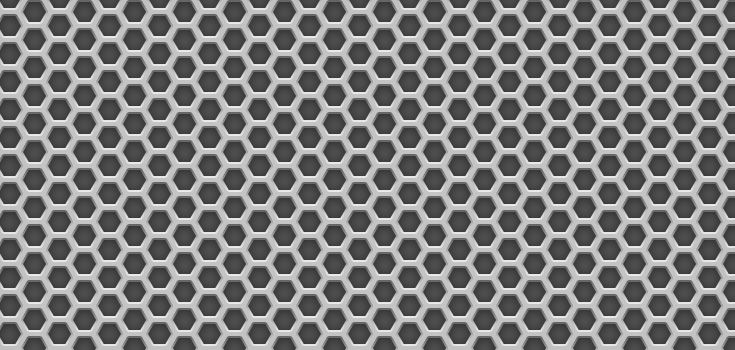
#> input picture computer_vision_1/TP2/images/metalgrid.jpg, 735 x 350 px
$ jupyter execute tp2.ipynb   (shell and % lines are left out)
#> lines starting #> are read from the running program, lines starting #| are printed output that depends on the picture; after the words box and inside, x2 and y2 are one past the last pixel; in counts of white or black regions, pixels touching at a corner belong together
#> further down, img_BGR is the input picture: shape (350, 735, 3); min 38, max 250, mean 125.4
# TP 2
#### Para la imagen suministrada “metal grid”. Implementar un algoritmo que:
1. Calcule los gradientes en la imagen (dirección y módulo).
2. Muestre imágenes de ángulo y módulo.
3. Marque con color las direcciones de gradientes más altos.

[cell 1]

import numpy as np
import cv2 as cv
import matplotlib.pyplot as plt

### Cálculo de Gradientes

[cell 2]
# Función definida para el cálculo de gradientes
# Recibe como entreda una imagen GRAY
# Entrega como magnitud y el angulo del gradiente de la imagen

def img_gradient(img_gray):
    # Suavizado Gaussiano
    blur = cv.GaussianBlur(img_gray,(5,5),0)

    # Gradientes
    # Se aplica Sobel en eje x en 'float32' y luego se lo convierte a de nuevo a 8-bit para evitar overflow
    sobelx_64 = cv.Sobel(blur,cv.CV_32F,1,0,ksize=3)
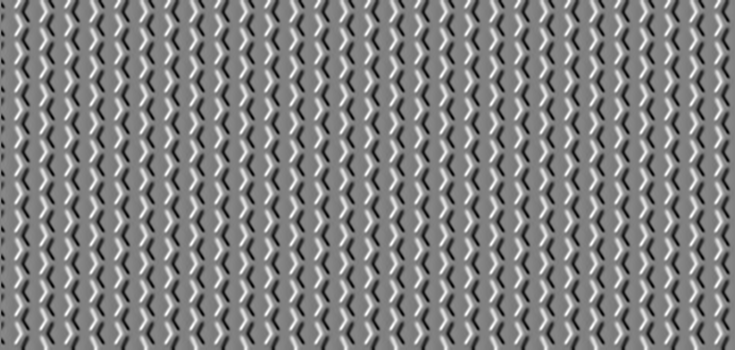
#> sobelx_64: shape (350, 735) float32; min -328, max 320, mean -0.3; drawn with min black and max white
    absx_64 = np.absolute(sobelx_64)
    sobelx_8u1 = absx_64/absx_64.max()*255
    sobelx_8u = np.uint8(sobelx_8u1)

    # Se aplica Sobel en eje y en 'float32' y luego se lo convierte a de nuevo a 8-bit para evitar overflow
    sobely_64 = cv.Sobel(blur,cv.CV_32F,0,1,ksize=3)
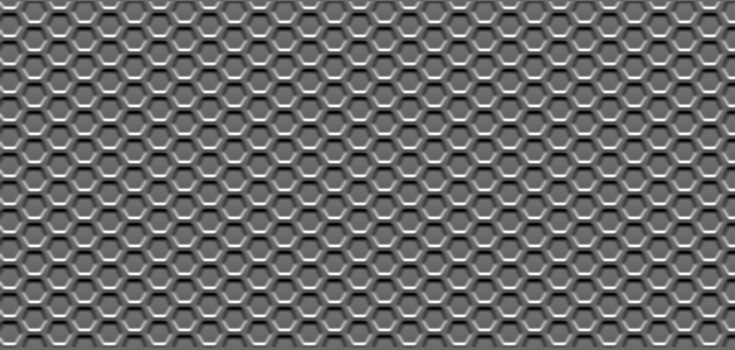
#> sobely_64: shape (350, 735) float32; min -291, max 415, mean 0.5; drawn with min black and max white
    absy_64 = np.absolute(sobely_64)
    sobely_8u1 = absy_64/absy_64.max()*255
    sobely_8u = np.uint8(sobely_8u1)

    # Cálculo de la magnitud de los gradientes y escalado a uint8
    mag = np.hypot(sobelx_8u, sobely_8u)
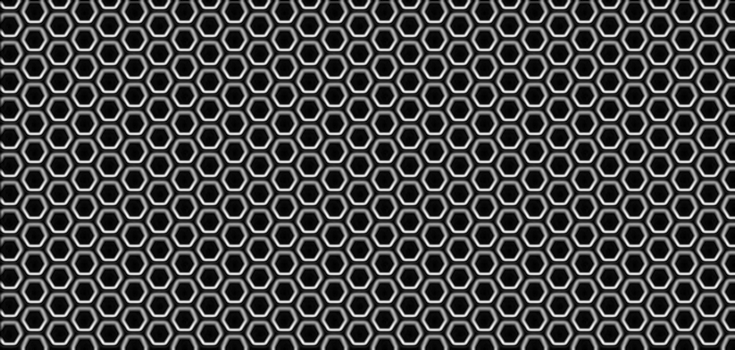
#> mag: shape (350, 735) float16; min 0, max 282.2, mean 78; drawn with min black and max white
    mag = mag/mag.max()*255
    mag = np.uint8(mag)

    # Cálculo de la dirección de los gradientes y pasaje a grados
    theta = np.arctan2(sobely_64, sobelx_64)
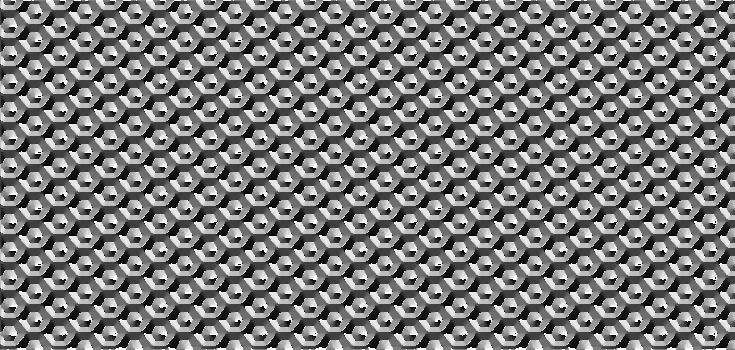
#> theta: shape (350, 735) float32; min -3.14, max 3.14, mean -0.104; drawn with min black and max white
    angle = np.rad2deg(theta)
    return mag, angle


def gradient_angle_detector(img, central_angle = 30, rage_angle = 60, gradient_mag_threeshold = 100, color = (255,0,0)):
    img_gray = cv.cvtColor(img_BGR,cv.COLOR_BGR2GRAY)
    mag, angle = img_gradient(img_gray)
    init_angle = central_angle - rage_angle/2
    end_angle = central_angle + rage_angle/2

    angle_mask = (angle >= init_angle) & (angle <= end_angle)
    mag_mask = mag >= gradient_mag_threeshold
    img[angle_mask & mag_mask] = color
    return img

[cell 3]
img_BGR = cv.imread('images/metalgrid.jpg',cv.IMREAD_COLOR)
img_RGB = cv.cvtColor(img_BGR,cv.COLOR_BGR2RGB)
img_gray = cv.cvtColor(img_BGR,cv.COLOR_BGR2GRAY)

fig, ax = plt.subplots(1, 1, figsize=(20,8))
ax.imshow(img_gray,aspect='auto', cmap='gray', vmin=0, vmax=255.0)
ax.set_title("Imagen en escala de grises")
ax.axis('off')
plt.show()
fig.savefig('images/img_gray.jpg')

[cell 4]
mag, angle = img_gradient(img_gray)

fig, ax = plt.subplots(1, 1, figsize=(20,8))
im0 = ax.imshow(mag,aspect='auto', cmap='gray', vmin=0, vmax=255.0)
ax.set_title("Gradiente de la imagen [Magnitud]")
ax.axis('off')
plt.colorbar(im0)
plt.show()
fig.savefig('images/img_gradients_mag.jpg')

fig, ax = plt.subplots(1, 1, figsize=(20,8))
im1 = ax.imshow(angle,aspect='auto', cmap='Spectral', vmin=-180.0, vmax=180.0)
ax.set_title("Gradiente de la imagen [Angulo]")
ax.axis('off')
plt.colorbar(im1)
plt.show()
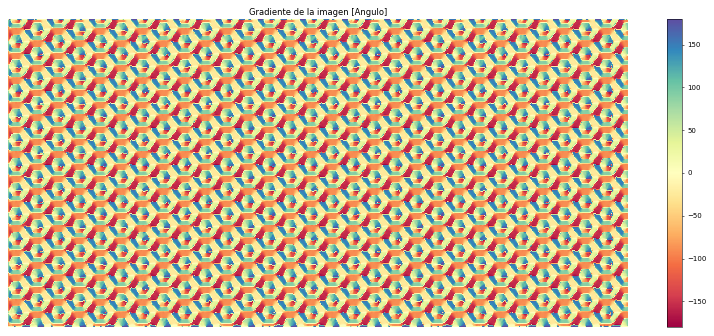
#> figure drawn by matplotlib, 2 panels
fig.savefig('images/img_gradients_angle.jpg')

### Representación gráfica de las direcciones de los principales gradientes

[cell 5]
colors = np.zeros((6,3), dtype = int)
colors[0,:] = [255,0,0]
colors[1,:] = [255,127,0]
colors[2,:] = [255,255,0]
colors[3,:] = [0,255,0]
colors[4,:] = [0,0,255]
colors[5,:] = [75,0,130]

central_angle_array = np.array([30, 90, 150, -30, -90, -150])

img_grandient_angle_det = img_RGB.copy()

for i in range(central_angle_array.shape[0]):
    img_grandient_angle_det = gradient_angle_detector(img_grandient_angle_det,
                                                        central_angle = central_angle_array[i],
                                                        rage_angle = 60,
                                                        gradient_mag_threeshold = 20,
                                                        color = colors[i,:])
#> this loop made 6 passes
#> (init_angle in gradient_angle_detector, end_angle in gradient_angle_detector) on passes 1 to 6: (0, 60), (60, 120), (120, 180), (-60, 0), (-120, -60), (-180, -120)
#> pass 1, in gradient_angle_detector, `angle_mask = (angle >= init_angle) & (angle <= end_angle)`:
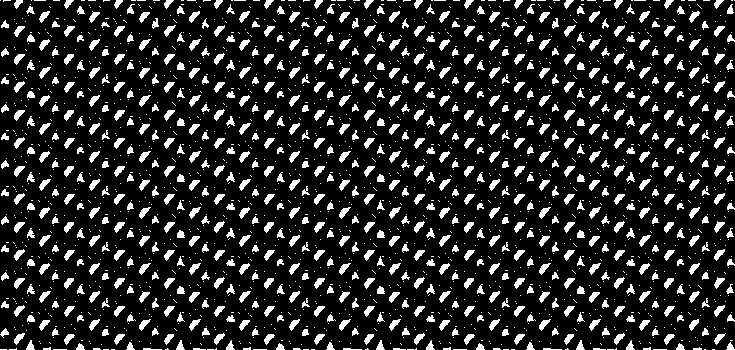
#> angle_mask: shape (350, 735) bool; 15.5% white; 2349 white regions (1605 under 20 px), largest, box (x1, y1, x2, y2) and area: (189, 39, 201, 51) 67, (389, 39, 401, 51) 67, (589, 39, 601, 51) 67
#> pass 1, in gradient_angle_detector, `mag_mask = mag >= gradient_mag_threeshold`:
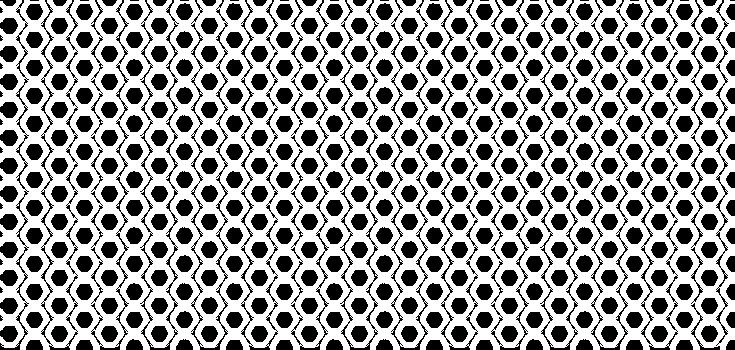
#> mag_mask: shape (350, 735) bool; 60.9% white; 456 black regions (27 under 20 px), largest, box (x1, y1, x2, y2) and area: (140, 0, 179, 350) 1557, (340, 0, 379, 350) 1557, (540, 0, 579, 350) 1557
#> pass 1, `img_grandient_angle_det = gradient_angle_detector(img_grandient_angle_..`:
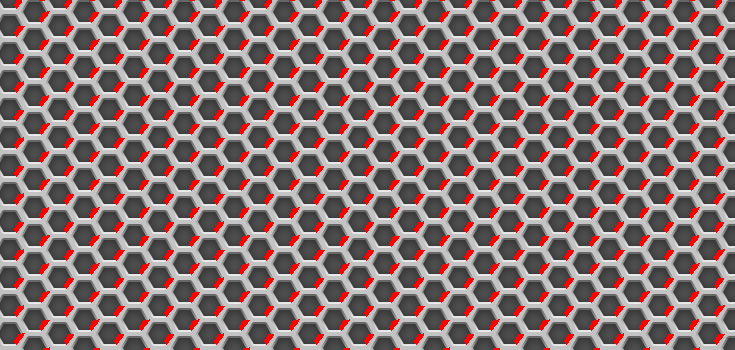
#> img_grandient_angle_det: shape (350, 735, 3); 8.26% of pixels changed, all inside (x1, y1, x2, y2) = (14, 0, 725, 350)
#> pass 2, in gradient_angle_detector (call 2), `angle_mask = (angle >= init_angle) & (angle <= end_angle)`:
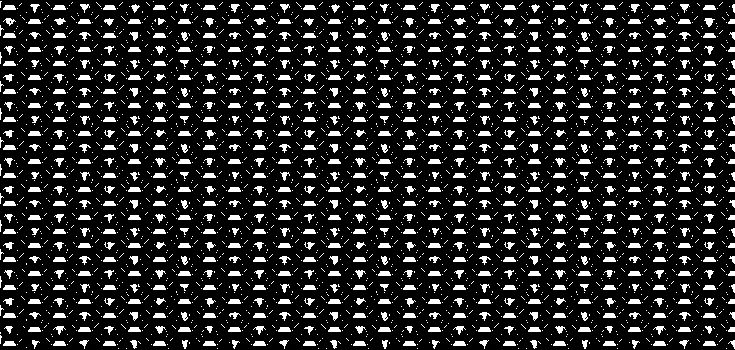
#> angle_mask: shape (350, 735) bool; 15.6% white; 3615 white regions (2865 under 20 px), largest, box (x1, y1, x2, y2) and area: (3, 5, 16, 10) 56, (53, 5, 66, 10) 56, (103, 5, 116, 10) 56
#> after the loop:
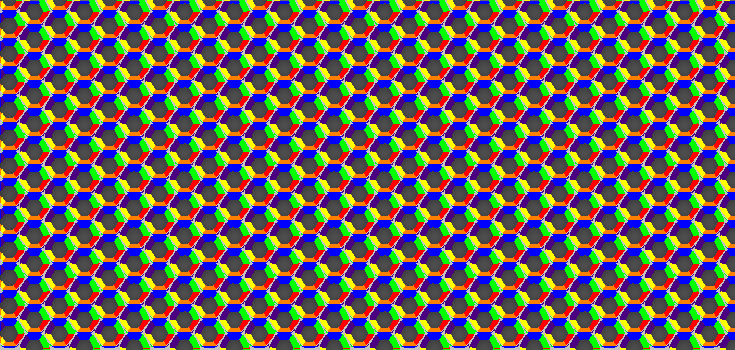
#> img_grandient_angle_det: shape (350, 735, 3); mean R, G, B 107.1, 98.6, 89.8

fig, ax = plt.subplots(1, 1, figsize=(20,10))
ax.set_title("Direcciones de los principales gradientes de la imagen")
ax.axis('off')
plt.imshow(img_grandient_angle_det,aspect='auto')
plt.show()
fig.savefig('images/main_gradients_angle.jpg')

$ run again, with computer_vision_1/TP2/images/tela2.jpg copied over computer_vision_1/TP2/images/metalgrid.jpg
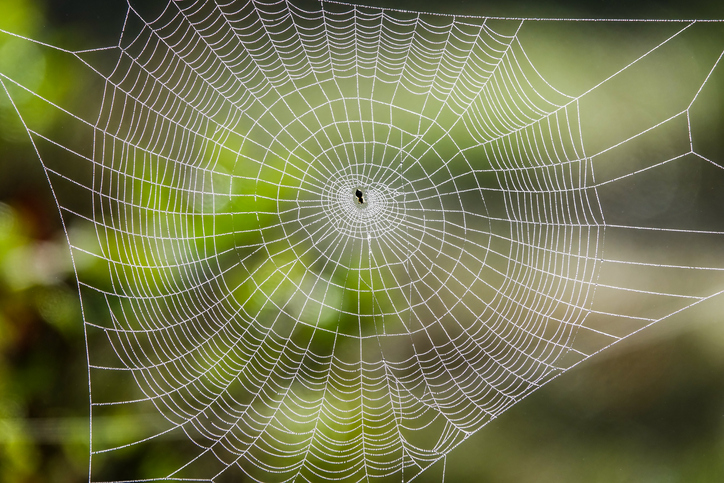
#> input picture computer_vision_1/TP2/images/tela2.jpg, 724 x 483 px
#> img_BGR is the input picture: shape (483, 724, 3); mean B, G, R 77.3, 118.2, 115.2
#> the loop `for i in range(central_angle_array.shape[0]):` made 6 passes
#> (init_angle in gradient_angle_detector, end_angle in gradient_angle_detector) on passes 1 to 6: (0, 60), (60, 120), (120, 180), (-60, 0), (-120, -60), (-180, -120)
#> pass 1, in gradient_angle_detector, `angle_mask = (angle >= init_angle) & (angle <= end_angle)`:
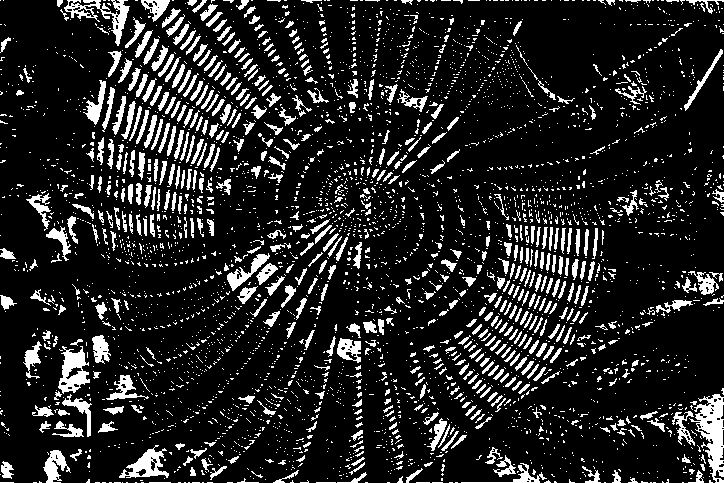
#> angle_mask: shape (483, 724) bool; 14.3% white; 3912 white regions (3337 under 20 px), largest, box (x1, y1, x2, y2) and area: (689, 394, 724, 483) 1440, (58, 346, 90, 394) 832, (64, 0, 130, 46) 831
#> after the loop `for i in range(central_angle_array.shape[0]):`:
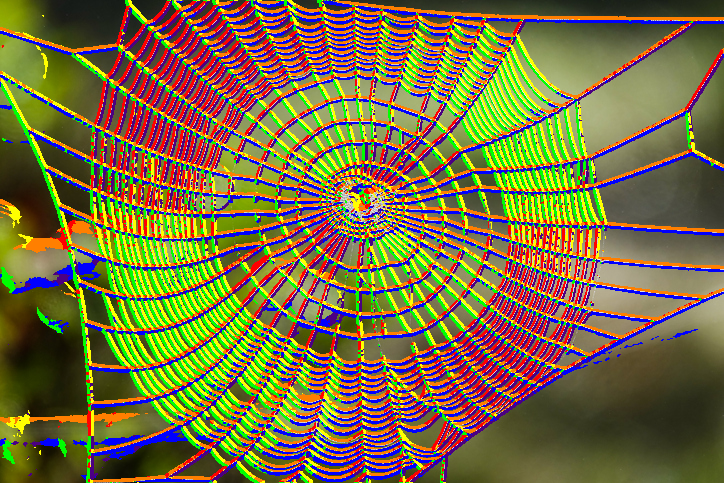
#> img_grandient_angle_det: shape (483, 724, 3); mean R, G, B 119.9, 109.7, 64.5
